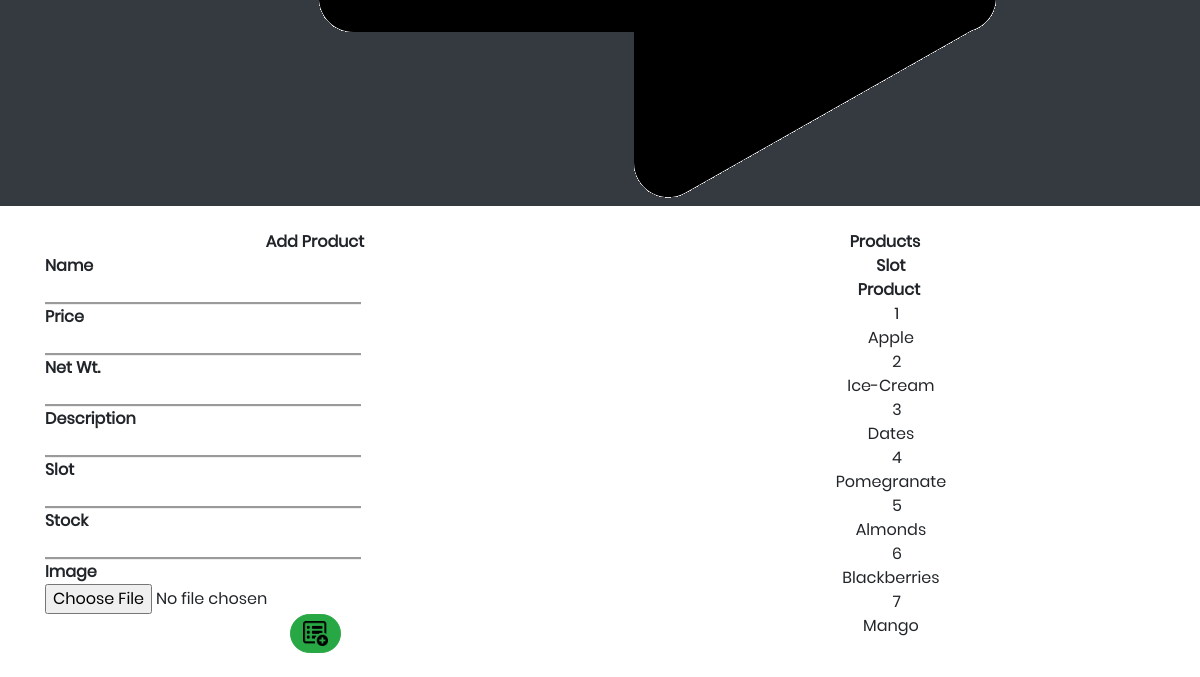
Before: /add_item/ (signed in, lower part) with the older database file.
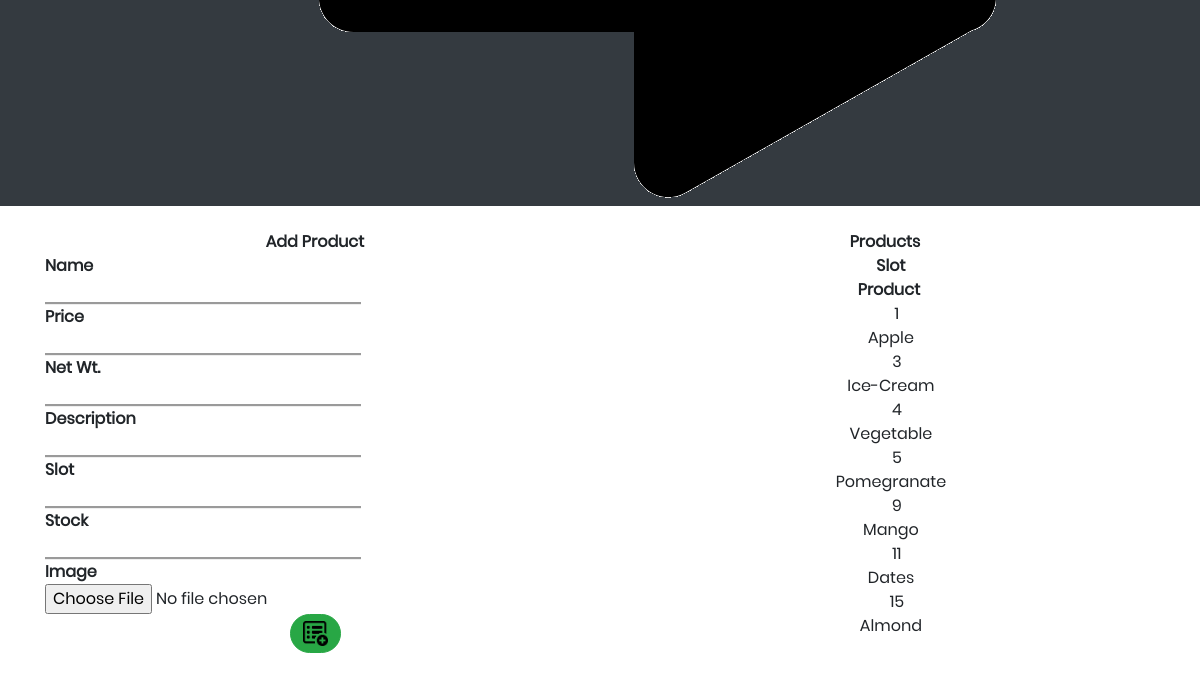
After: the same page with the newer database file.
### store/models.py (models this page shows, shortened)
class Product(models.Model):
    name=models.CharField(max_length=200, null=True)
    price=models.DecimalField(max_digits=7, decimal_places=2)
    image=models.ImageField(null=True, blank=True)
    slot=models.PositiveIntegerField(unique=True, null=True)
    stock=models.PositiveIntegerField(null=True)
    desc=models.CharField(max_length=200, blank=True)
    netwt=models.CharField(max_length=200, null=True)

### store/views.py (the view)
# urls.py: path('add_item/', views.add_item,name="add_item"),
@login_required(login_url='signin')
def add_item(request):
    if request.method == 'POST':
        form = ProductForm(request.POST, request.FILES)
        if(form.is_valid() ):
            form.save()
            messages.info(request, 'Product Added!')
            form = ProductForm()
    else:
        form = ProductForm()
    products = Product.objects.all().order_by('slot')
    return render(request,'controls/add_item.html', {'form':form,'products':products})

### store/templates/controls/add_item.html (shortened to what this page needs)
{% extends 'controls/main.html' %}
{% load static %}
{% block content %}
<div class="row">
		<div class="col-sm">
			<div class="box-element">
				<form id="add_product" method="POST" action="" enctype="multipart/form-data">
					<center>
							<strong>Add Product</strong>
					</center>
					<div class="cart-row">
						<div style="flex:1"><strong>Name</strong></div>
						<div style="flex:1">{{form.name}}</div>
					</div>
					<div class="cart-row">
						<div style="flex:1"><strong>Price</strong></div>
						<div style="flex:1"><strong>{{form.price}}</strong></div>
					</div>
					<div class="cart-row">
						<div style="flex:1"><strong>Net Wt.</strong></div>
						<div style="flex:1"><strong>{{form.netwt}}</strong></div>
					</div>
					<div class="cart-row">
						<div style="flex:1"><strong>Description</strong></div>
						<div style="flex:1"><strong>{{form.desc}}</strong></div>
					</div>
					<div class="cart-row">
						<div style="flex:1"><strong>Slot</strong></div>
						<div style="flex:1"><strong>{{form.slot}}</strong></div>
					</div>
					<div class="cart-row">
						<div style="flex:1"><strong>Stock</strong></div>
						<div style="flex:1"><strong>{{form.stock}}</strong></div>
					</div>
					<div class="cart-row">
						<div style="flex:1"><strong>Image</br>{{form.image}}</strong></div>
					</div>
					<center>
						<button type="submit" style="border-radius: 25px;" class="btn btn-success"><img src="{% static 'images/home/add_item.png' %}" height=25 width=25></button>
					</center>
				</form>
			</div>
			<br>
		</div>
		<div class="col-sm">
		<center>
			<div class="box-element">
				<center>
							<strong>Products</strong>
				</center>
				<div class="cart-row">
					<div style="flex:1"><strong>&nbsp;&nbsp;&nbsp;Slot</strong></div>
					<div style="flex:1"><strong>&nbsp;&nbsp;Product</strong></div>
				</div>
				{% for product in products %}
				<div class="cart-row">
					<div style="flex:1">&nbsp;&nbsp;&nbsp;&nbsp;&nbsp;&nbsp;{{product.slot}}</div>
					<div style="flex:1">&nbsp;&nbsp;&nbsp;{{product.name}}</div>
				</div>
				{% endfor %}
			</div>
		</center>
		</div>
	</div>
{% endblock content %}

Changed rows visible on the page:
removed Product: slot "2", name "Ice-Cream"
removed Product: slot "3", name "Dates"
removed Product: slot "4", name "Pomegranate"
removed Product: slot "5", name "Almonds"
removed Product: slot "6", name "Blackberries"
removed Product: slot "7", name "Mango"
added Product: slot "3", name "Ice-Cream"
added Product: slot "4", name "Vegetable"
added Product: slot "5", name "Pomegranate"
added Product: slot "9", name "Mango"
added Product: slot "11", name "Dates"
added Product: slot "15", name "Almond"
